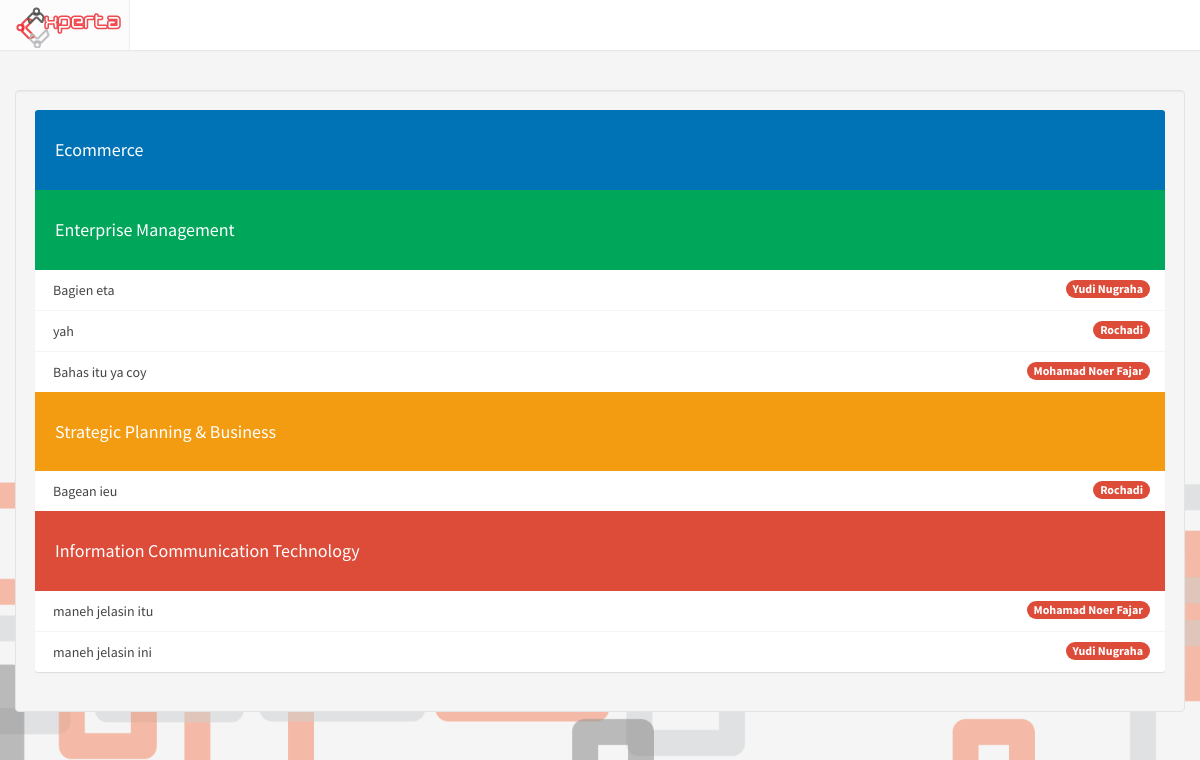
Page /index.php/cop/bp_topic on the earlier database version.
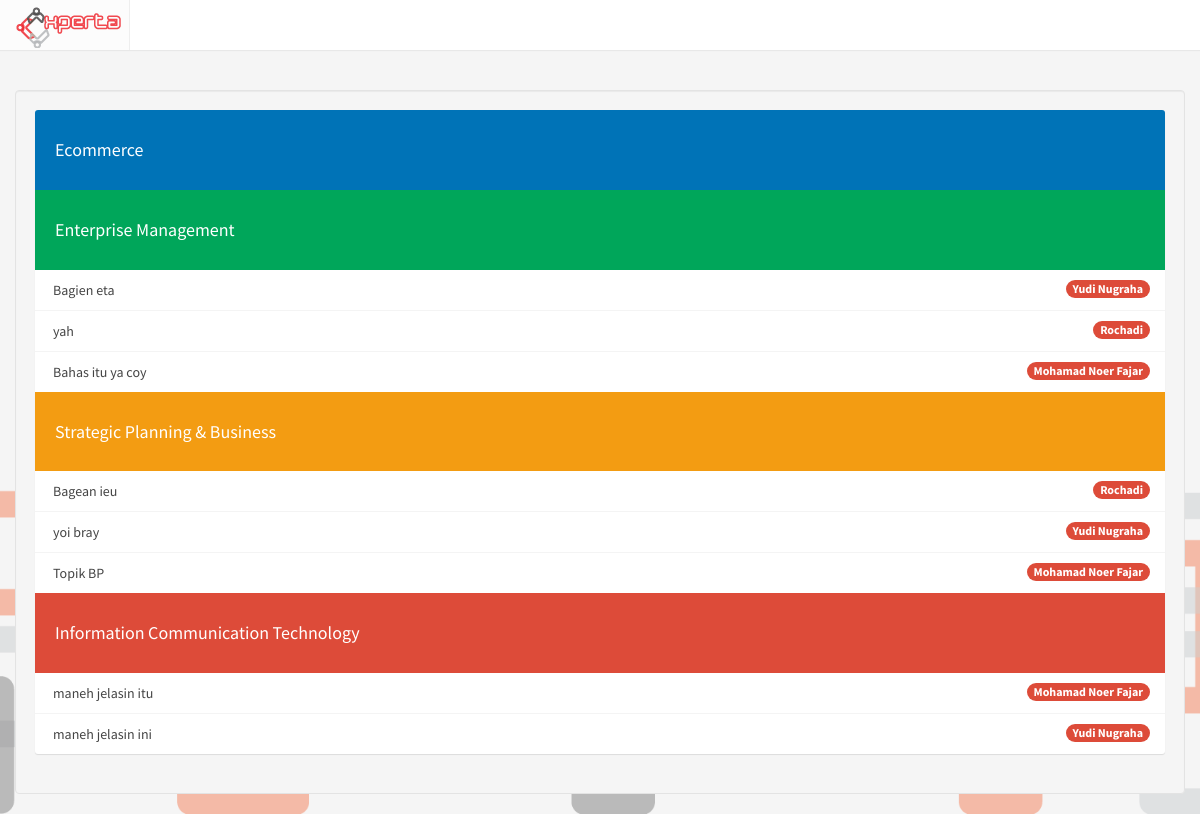
Same page on the later database version.
### tables this page shows
CREATE TABLE `step` (
  `id_step` int(11) NOT NULL,
  `id_user` int(11) NOT NULL,
  `id_scope` int(11) NOT NULL,
  `step` int(11) NOT NULL,
  `keterangan` varchar(500) NOT NULL,
  `id_cop` int(11) NOT NULL,
  `bp_quota` int(11) NOT NULL
);

CREATE TABLE `profile` (
  `id_profile` int(11) NOT NULL,
  `NIK` varchar(50) NOT NULL,
  `id_user` int(11) NOT NULL,
  `fullname` varchar(255) NOT NULL,
  `birthdate` date DEFAULT NULL,
  `gender` enum('M','F') DEFAULT NULL,
  `id_expert` int(11) DEFAULT NULL,
  `point` int(11) NOT NULL DEFAULT '0',
  `pic` varchar(500) DEFAULT 'default.jpeg',
  `updated_at` timestamp NOT NULL DEFAULT CURRENT_TIMESTAMP ON UPDATE CURRENT_TIMESTAMP,
  `login` int(11) NOT NULL DEFAULT '0'
);

### application/controllers/Cop.php (called while the page is built, shortened)
<?php
class Cop extends CI_Controller
{
	function __construct(){
		$this->load->model('Cop_model');
	}
	public function bp_topic(){
		$data['title'] = "Discussion Topic";
		$data['ec'] = $this->Cop_model->bp_topic(1);
		$data['em'] = $this->Cop_model->bp_topic(2);
		$data['spb'] = $this->Cop_model->bp_topic(3);
		$data['ict'] = $this->Cop_model->bp_topic(4);
		$this->load->view('cop/bp_topic', $data);
	}
}

### index.php (called while the page is built, shortened)
<?php
require_once BASEPATH.'core/CodeIgniter.php';

### application/models/Cop_model.php (called while the page is built, shortened)
<?php
	class Cop_model extends CI_Model
	{
		function bp_topic($id_scope=1){
			return $this->db->query("SELECT keterangan, fullname, user.id_user, id_cop
				FROM step, user, profile
				WHERE step.id_scope = '$id_scope'
					AND step.id_user = user.id_user
					AND user.id_user = profile.id_user")->result();
		}
	}

### application/views/cop/bp_topic.php (the view, shortened to what this page needs)
<?php include '/application/views/header.php' ?>
<div class="container">
	<div class="row isi well">
		<div class="box box-widget widget-user-2">
        	<div class="widget-user-header bg-blue">
                <h4>Ecommerce</h4>
            </div>
            <div class="widget-user-header2 bg-green">
                <h4>Enterprise Management</h4>
            </div>
            <div class="no-padding">
                <ul class="nav nav-stacked">
                    <?php foreach ($em as $ece): ?>
                    	<li>
                    		<a href="<?php echo site_url('cop/bp_view/'.$ece->id_cop) ?>">
                    			<?php echo $ece->keterangan ?> <span class="pull-right badge bg-red"><?php echo $ece->fullname ?></span>
                    		</a>
                    	</li>
                	<?php endforeach ?>
                </ul>
            </div>
            <div class="widget-user-header2 bg-yellow">
                <h4>Strategic Planning & Business</h4>
            </div>
            <div class="no-padding">
                <ul class="nav nav-stacked">
                    <?php foreach ($spb as $ece): ?>
                    	<li>
                    		<a href="<?php echo site_url('cop/bp_view/'.$ece->id_cop) ?>">
                    			<?php echo $ece->keterangan ?> <span class="pull-right badge bg-red"><?php echo $ece->fullname ?></span>
                    		</a>
                    	</li>
                	<?php endforeach ?>
                </ul>
            </div>
            <div class="widget-user-header2 bg-red">
                <h4>Information Communication Technology</h4>
            </div>
            <div class="no-padding">
                <ul class="nav nav-stacked">
                    <?php foreach ($ict as $ece): ?>
                    	<li>
                    		<a href="<?php echo site_url('cop/bp_view/'.$ece->id_cop) ?>">
                    			<?php echo $ece->keterangan ?> <span class="pull-right badge bg-red"><?php echo $ece->fullname ?></span>
                    		</a>
                    	</li>
                	<?php endforeach ?>
                </ul>
            </div>
        </div>
	</div>
</div>

Differences in the rows shown:
added step: keterangan "yoi bray", profile.fullname "Yudi Nugraha", shown under "Strategic Planning & Business"
added step: keterangan "Topik BP", profile.fullname "Mohamad Noer Fajar", shown under "Strategic Planning & Business"
